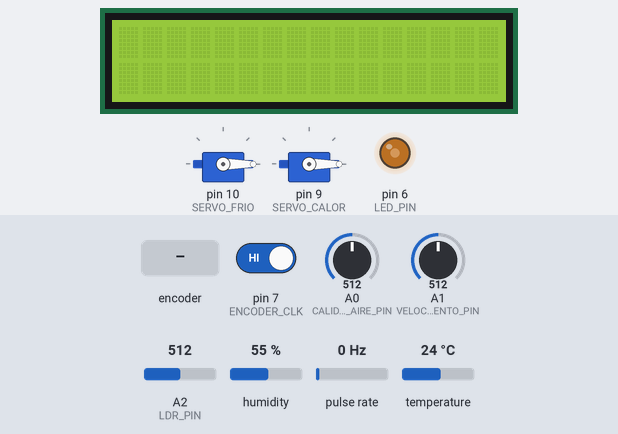
A sketch run on a simulated Arduino Uno, built with avr-gcc and run on an emulated ATmega328P. On the bench: 16×2 character LCD, 2 × servo, output pins drawn as LEDs (lit = HIGH). Wiring (inferred from the names in the program): pulse sensor: data pin 3. The test bench sets the inputs (shaded band); at power-on: A0 (CALIDAD_AIRE_PIN) = 512, A2 (LDR_PIN) = 512, pin 7 (ENCODER_CLK) HIGH, A1 (VELOCIDAD_VIENTO_PIN) = 512, humidity 55 %, pulse rate 0 Hz, temperature 24 °C.

Above: at 1.3 s.
1.4 s: A0 (CALIDAD_AIRE_PIN) set to 352
4.7 s: A0 (CALIDAD_AIRE_PIN) set to 325
At 7.8 s:
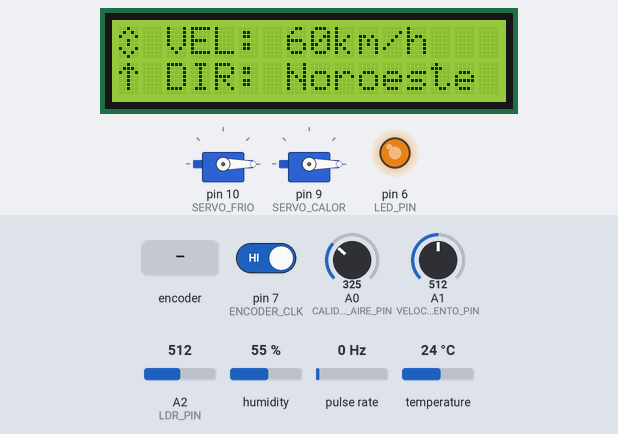
8.0 s: A2 (LDR_PIN) set to 30
At 10.7 s:
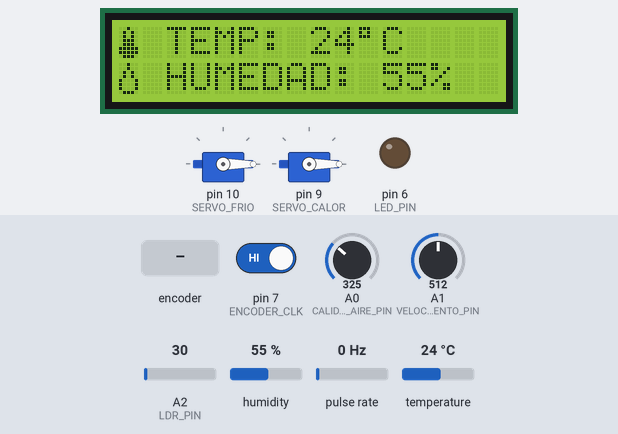
10.8 s: A2 (LDR_PIN) set to 306
At 13.3 s:
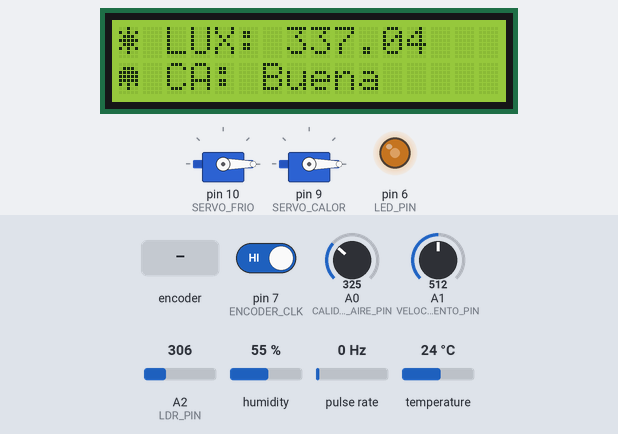
13.6 s: rotary encoder on pin 7 (ENCODER_CLK) / pin 3 (ENCODER_DT) turned 1 step (first pin leading)
At 15.6 s:
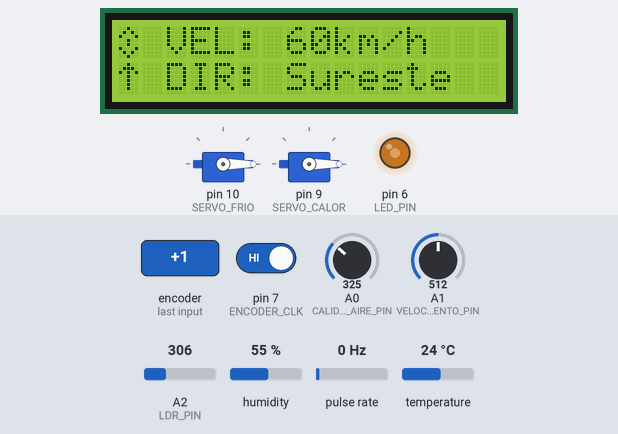
Timing chart, 0 to 17.1 s (numbered marks = the images above; inputs shaded):
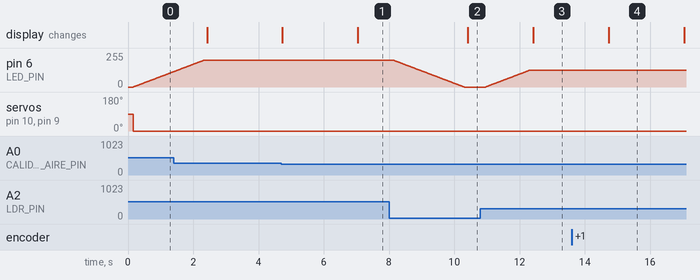

The sketch:

sketch.ino
```cpp
#include <Arduino.h>

//Actividad 3: Sistema de control y actuación en función del clima
/* Se completan las actividades 1 y 2 añadiendo técnicas de comunicaciones */
// Equipos e Instrumentación electrónica
//Autores: José Luis Darias Perdomo & Carlos Barrera Utrera

#include <SimpleDHT.h> // Libreria del Sensor Humedad y Temperatura | DHT22
#include <LCD.cpp> // Libreia propia para la pantalla LCD I2C
#include <Servo.h> // Libreria para el control de servos
#include <IRremote.hpp>

#define DHTPIN 2 // Pin digital 2 como entrada DHT22
#define LCD_COLUMNS 16 // Cantidad de columnas del LCD I2C
#define LCD_LINES   2 // Cantidad de filas del LCD I2C
#define ENCODER_CLK 7 // Pin digital 7 como entrada CLK del encoder
#define ENCODER_DT  3 // Pin digital 3 como entrada DT del encoder

#define SERVO_CALOR  9 // Definimos pin para el control del servo caliente
#define SERVO_FRIO  10  // Definimos pin para el control del servo frio
#define LED_PIN     6
#define IRPIN       4
#define SUPPRESS_ERROR_MESSAGE_FOR_BEGIN

struct SensorData sensorData_t;

int CALIDAD_AIRE_PIN = A0; // Pin A0 como entrada potenciometro CALIDAD_AIRE
int VELOCIDAD_VIENTO_PIN = A1; // Pin A1 como entrada potenciómetro VEL_VIENTO
int LDR_PIN = A2; // Pin A2 como entrada LDR
int MAX_WIND_SPEED  = 120; // Velocidad máxima del viento en km/h

double defaultPotentiometerValue = 1023.0; //Valor máximo por defecto del potenciómetro
bool lcdOverride = false;

SimpleDHT22 dht22(DHTPIN); // Se crea objeto dht22 y le asigna como parámetro DHTPIN = pin digital donde está conectado el sensor.
LCD lcd(LCD_COLUMNS, LCD_LINES, &lcdOverride, &sensorData_t); // Se crea el objeto lcd y se le asignan como parámetros IC2_ADDR, LCD_COLUMNS, LCD_LINES
//IrReceiver;
// Definimos el valor medio de la veleta (SUR)
int anterior = 10;
volatile int pos = 10;
int maxpos = 19;

// Definimos la dirección de la veleta
String roseta[20] = {"Norte","Noreste", "Noreste", "Noreste","Noreste","Este", "Sureste","Sureste", "Sureste","Sureste","Sur", "Suroeste","Suroeste","Suroeste","Suroeste", "Oeste",  "Noroeste","Noroeste","Noroeste", "Noroeste" };

Servo servoFrio, servoCalor; // Creamos variables para manejar servos
bool counterState = false;
int tempThreshold = 3;
int maxServoLimit = 180; // Limite máximo en pasos de los servos
uint8_t normalStateTempControl[2] = {25, 80}; // Temperatura normal de control del servo frio (25ºC) y humedad(80%)

void translateIR();
String setCalidadAire(int value);
void setLuxValue(float value);
//Callback de interrupciones del encoder
void OnEncoderChange() {
  static unsigned long ultimaInter= 0;
  unsigned long tiempoInterrup = millis();

  if(tiempoInterrup - ultimaInter > 2) {
    pos = digitalRead(ENCODER_CLK) == HIGH ? pos+1 : pos-1;

    if(pos > maxpos) {
      pos = 0;
    } else if (pos < 0) {
      pos = maxpos;
    }

    pos = min(maxpos, max(0, pos));
    ultimaInter = tiempoInterrup;
  }
}

void setup() {
  Serial.begin(115200); //Se inicia la comunicación serie a una velocidad de 115200 baudios (bits por segundo)

  lcd.init(); //Se inicia la pantalla LC I2C

  //Configuramos los pines como entrada para las lecturas del sensor LDR y encoder.
  pinMode(LDR_PIN, INPUT);
  pinMode(ENCODER_CLK, INPUT);
  pinMode(ENCODER_DT, INPUT);

  //Configuramos los pines PWM para controlar la intensidad del led.
  pinMode(LED_PIN, OUTPUT);

  IrReceiver.setReceivePin(IRPIN);
  IrReceiver.enableIRIn();

  //Configuramos los pines de los servos
  servoFrio.attach(SERVO_FRIO); // Pin 10 como salida servo (válvula frio)
  servoCalor.attach(SERVO_CALOR); // Pin 9 como salida servo (válvula calor)

  //Iniciamos callback de interrupciones del encoder
  attachInterrupt(digitalPinToInterrupt(ENCODER_DT), OnEncoderChange, LOW);
}

void controlServoState() { // Se controla el estado del servo frio y calor
  int tempActual = (int) sensorData_t.temperature.value;

  bool tempIndicator = tempActual > normalStateTempControl[0] ? true : false;

  if(tempIndicator) {
    long servoFrioAngulo = map(tempActual, normalStateTempControl[0]+tempThreshold, 50, 0, 180);
    servoFrio.write(servoFrioAngulo);
    servoCalor.write(0); // Cerrar servo calor mientras actua el frío
  } else {
    long servoCalorAngulo = map(tempActual, normalStateTempControl[0]-tempThreshold, 0, 0, 180);
    servoCalor.write(servoCalorAngulo);
    servoFrio.write(0); // Cerrar el servo frio mientras actua el calor
  }
}

int ledValueState = 0;
void aumentarIntensidadLed(int max) { // Se aumenta el valor del led
  for(int bright = ledValueState; bright <= max; bright++) {
    analogWrite(LED_PIN, bright); // Se enciende el led

    delay(10);
  }

  ledValueState = max;
}

void disminuirIntensidadLed(int min) { // Se disminuye el valor del led
  for(int bright = ledValueState; bright >= min; bright--) {
    analogWrite(LED_PIN, bright); // Se apaga el led
    delay(10);
  }

  ledValueState = min;
}

void controlLedState() {
  float state = sensorData_t.lux.value;

  if(state > 1400){
    disminuirIntensidadLed(0);
  }

  if(state > 1000 && state < 1400)
  {
    disminuirIntensidadLed(55);
  }

  if(state > 400 && state < 1000)
  {
    disminuirIntensidadLed(83);
  }

  if(state > 100 && state < 400)
  {
    aumentarIntensidadLed(127);
  }

  if(state > 10 && state < 100)
  {
    aumentarIntensidadLed(200);
  }

  if(state < 10)
  {
    aumentarIntensidadLed(255);
  }
}


void loop() {
  if (IrReceiver.decode()) {
    translateIR();
    IrReceiver.resume();  // Receive the next value
  }

  if(lcdOverride) {
    delay(100);
    return;
  }

  //"================ HUMEDAD & TEMPERATURA =================>>";
  int err = SimpleDHTErrSuccess; // Se inicializa la variable la variable err ¨sin error¨
  if((err = dht22.read2(&sensorData_t.temperature.value, &sensorData_t.humidity.value, NULL)) != SimpleDHTErrSuccess) {
    lcd.SetError(err);
    return;
  }

  controlServoState(); // Se controla el estado del servo frio y calor

  //"================ LUMINOSIDAD  & CALIDAD DE AIRE =================>>"
  const float GAMMA = 0.7; // coeficiente que determina pendiente curva logarítmica.
  const float RL10 = 50; // resistencia del LDR a 10 lux (por defecto, 50 kΩ)
  int ldrValue = analogRead(LDR_PIN); // Lee LDR_PIN y devuelve un valor de 0 a 1023 (resolución de 10 bits) correspondiente a una tensión entre 0 y 5 V
  float voltage = ldrValue / 1024.0 * 5.0; // Convierte val analógico leído a voltaje 0-5V
  float resistance = 2000 * voltage / (1 - voltage / 5.0); // Calcula la resistencia del LDR utilizando la fórmula del divisor de tensión
  setLuxValue(pow(RL10 * 1e3 * pow(10, GAMMA) / resistance, (1 / GAMMA))); // Calcula la iluminación en lux utilizando la relación logarítmica entre resistencia e iluminación


  int calidadAire = analogRead(CALIDAD_AIRE_PIN); // Lee CALIDAD_AIRE_PIN y devuelve un valor de 0 a 1023
  sensorData_t.airQuality = setCalidadAire(calidadAire);

  //"================ VELOCIDAD  & DIRECCION DE VIENTO =================>>";
  //Proceso de velocidad del viento
  int readViento = analogRead(VELOCIDAD_VIENTO_PIN); // Lee VELOCIDAD_VIENTO_PIN y devuelve un valor de 0 a 1023
  int offset = (float(readViento) / defaultPotentiometerValue)  * 100; // Convertir a %
  int kmh = (offset * MAX_WIND_SPEED) / 100;  // Convertir a km/h

  sensorData_t.kmh.value = kmh;
  sensorData_t.rosetaPosition = roseta[pos];

  if(pos != anterior) {
    anterior = pos; // Se actualiza la variable anterior si pos cambia
  }

  lcd.initDisplayValues();

  delay(500);
}

void setLuxValue(float value) {
  sensorData_t.lux.value = value;
  controlLedState();
}

String setCalidadAire(int value) {
  //Proceso de calidad del aire
  String ca; // declaración variable ca tipo string
  if (value >= 0 && value <= 341) {
    ca = "Buena";
  } else if (value > 341 && value <= 682) {
    ca = "Normal";
  } else {
    ca = "Mala";
  }

  return ca;
}

void translateIR()
{
  switch (IrReceiver.decodedIRData.command) {
    case 226: // MENU
      lcdOverride = !lcdOverride;
      lcd.showMenu();
      break;
    case 2: // PLUS KEY
      lcd.incrementSensorValue();
      break;
    case 152: // MINUS KEY
      lcd.decrementSensorValue();
      break;
    case 194: // BACK
      if(lcdOverride) {
        lcdOverride = false;
      }
      break;
    case 48: //NUM KEY 1
      lcd.showDataMenu(&sensorData_t.temperature, "TEMPERATURA", 1, &controlServoState);
      break;
    case 24: //NUM KEY 2
      lcd.showDataMenu(&sensorData_t.lux, "ILUMINACION", 100, &controlLedState);
      break;
  }
}
```

LCD.cpp
```cpp
#include <Arduino.h>
#include <SimpleDHT.h>
#include <LiquidCrystal_I2C.h>
#include <LCD_characters.h>

#define I2C_ADDR    0x27

class LCD {
    public:
        unsigned long displayTimeSpeed = 2000; // Tiempo de refresco de la pantalla LCD en milisegundos
        LCD(uint8_t columnas, uint8_t filas, bool *isOverride, struct SensorData *sensorData_t) :
            lcd(I2C_ADDR, columnas, filas),
            _isOverride(isOverride),
            _sensorData_t(sensorData_t){}

        ~LCD(){};

        void init()
        {
            lcd.init(); //Se inicia la pantalla LC I2C
            lcd.backlight();

            addSpecialCharacters();
        }

        void addSpecialCharacters() {
            lcd.createChar(0, (uint8_t*) termometro);
            lcd.createChar(1, (uint8_t*) gota);
            lcd.createChar(2, (uint8_t*) sol);
            lcd.createChar(3, (uint8_t*) calidadAire);
            lcd.createChar(4, (uint8_t*) viento);
            lcd.createChar(5, (uint8_t*) veleta);
            lcd.createChar(6, (uint8_t*) fullChar);
        }

        void showDataMenu(SensorDataValues *sensor, String displayText, int incrementValue, void (*cb)()) {
            if(!*_isOverride) return;

            _menuTextDisplay = displayText;
            _curSensorDataOnLCD = sensor;
            _incrementValue = incrementValue;
            _sensorCB = cb;

            showMenuSensorDataValue();
        }

        void incrementSensorValue()
        {
            if(!*_isOverride) return;

            _curSensorDataOnLCD->value += _incrementValue;
            if(_curSensorDataOnLCD->value > _curSensorDataOnLCD->max)
            {
                _curSensorDataOnLCD->value -= _incrementValue;
                return;
            }

            showMenuSensorDataValue();
            _sensorCB();
        }

        void decrementSensorValue()
        {
            if(!*_isOverride) return;

            _curSensorDataOnLCD->value -= _incrementValue;
            if(_curSensorDataOnLCD->value < _curSensorDataOnLCD->min)
            {
                _curSensorDataOnLCD->value += _incrementValue;
                return;
            }

            showMenuSensorDataValue();
            _sensorCB();
        }

        LiquidCrystal_I2C* getLCD()
        {
            return &lcd;
        }

        void SetError(int err) {
            err = err;
        }

        void setTimeSpeed(int timeSpeed) {
            displayTimeSpeed = timeSpeed;
        }

        void showMenu() {
            if(!*_isOverride) return;

            lcd.clear();
            lcd.setCursor(0, 0);
            lcd.println("***** MENU *****");
            lcd.setCursor(0, 1);
            lcd.println("1.Temp <> 2.Ilum");
        }

        void initDisplayValues() {

            if(*_isOverride) return;

            unsigned long currentTime = millis();

            if(err != SimpleDHTErrSuccess) {
                lcd.clear();
                lcd.println("Error DHT22 ="); // Muestra el mensaje de error
                lcd.println(SimpleDHTErrCode(err)); // Muestra el código de error
                lcd.print(",");
                lcd.println(SimpleDHTErrDuration(err)); // Muestra la duración del intento de lectura
                return;
            }

            if(currentTime - task_time > displayTimeSpeed){
                if(count >= 3){
                    count = 0;
                }

                switch (count)
                {
                    case 0:
                        displayTempAndHumValues();
                        break;
                    case 1:
                        displayLDRValues();
                        break;
                    case 2:
                        displayWindSpeedValues();
                        break;
                }

                count++;
                task_time = currentTime;
            }
        }

    private:
        LiquidCrystal_I2C lcd; // Instancia de la clase LiquidCrystal_I2C
        int err;
        unsigned long task_time = millis();
        uint8_t count = 0;
        bool *_isOverride;
        SensorData *_sensorData_t;
        SensorDataValues *_curSensorDataOnLCD;
        void (*_sensorCB)();
        int _incrementValue;
        String _menuTextDisplay;

        void showMenuSensorDataValue()
        {
            lcd.clear();
            lcd.setCursor(2, 0);
            lcd.print(_menuTextDisplay);
            lcd.setCursor(0, 0);
            if(_menuTextDisplay.compareTo("TEMPERATURA") == 0)
            {
                lcd.write(byte(0));
                lcd.setCursor(6, 1);
                lcd.print((int)_curSensorDataOnLCD->value);
                lcd.print((char)223);
                lcd.print("C");

            } else {
                lcd.write(byte(2));
                lcd.setCursor(6, 1);
                lcd.print((int)_curSensorDataOnLCD->value);
            }
        }

        void displayTempAndHumValues() { // Función que muestra los valores de temperatura y humedad
            lcd.clear();
            lcd.setCursor(0, 0);
            lcd.write(byte(0)); // Muestra carácter (termómetro) que está en posición mem (0)
            lcd.setCursor(2, 0); // Posicionamos el cursor en la pantalla LCD (columna:2 | fila:0)
            lcd.print("TEMP: "); // Mostramos el texto TEMP:
            lcd.print((int)_sensorData_t->temperature.value); // Convierte la variable tipo byte a int y la muestra
            lcd.print((char)223); // Muestra el símbolo º
            lcd.println("C      "); // Muestra el carácter C

            lcd.setCursor(0, 1);  // Posicionamos cursor en la segunda fila
            lcd.write(byte(1)); // Muestra carácter (gota) que está en posición mem (1)
            lcd.setCursor(2, 1); // Posicionamos el cursor en la pantalla LCD (columna:2 | fila:1)
            lcd.print("HUMEDAD: "); // Mostramos el texto HUMEDAD:
            lcd.print((int)_sensorData_t->humidity.value); // Convierte la variable tipo byte a int y la muestra
            lcd.print((char)37); // Muestra el símbolo %
        }

        void displayLDRValues() { // Función que muestra los valores de luminosidad y calidad de aire
            lcd.clear();
            lcd.setCursor(0, 0);
            lcd.write(byte(2)); // Muestra carácter (sol) que está en posición mem (2)
            lcd.setCursor(2, 0);
            lcd.print("LUX: ");
            lcd.print(_sensorData_t->lux.value);

            lcd.setCursor(0, 1);
            lcd.write(byte(3)); // Muestra carácter (calidadAire) que está en posición mem (3)
            lcd.setCursor(2, 1);
            lcd.print("CA: ");
            lcd.print(_sensorData_t->airQuality);
        }

        void displayWindSpeedValues() { // Función que muestra los valores de velocidad del viento y dirección
            lcd.clear();
            lcd.setCursor(0, 0);
            lcd.write(byte(4));// Muestra carácter (viento) que está en posición mem (4)
            lcd.setCursor(2, 0);
            lcd.print("VEL: ");
            lcd.print((int)_sensorData_t->kmh.value);
            lcd.print("km/h");

            lcd.setCursor(0, 1);
            lcd.write(byte(5)); // Muestra carácter (veleta) que está en posición mem (5)
            lcd.setCursor(2, 1);
            lcd.print("DIR: ");
            lcd.print(_sensorData_t->rosetaPosition);
        }
};
```

LCD_characters.h
```cpp
#include <Arduino.h>

struct SensorDataValues {
  const float min;
  const float max;
  float value;
};

struct SensorData {
  struct SensorDataValues temperature{-40.0, 80.0, 0.0};
  struct SensorDataValues humidity{0.0, 100.0, 0.0};
  struct SensorDataValues lux{0.0, 100000.0, 0.0 };
  struct SensorDataValues kmh{0.0, 120.0, 0.0,};
  String airQuality;
  String rosetaPosition;
};

const byte fullChar[] = {
  B11111,
  B11111,
  B11111,
  B11111,
  B11111,
  B11111,
  B11111,
  B11111
};

const byte termometro[8] = {
  0b00100,
  0b01010,
  0b01010,
  0b01110,
  0b01110,
  0b11111,
  0b11111,
  0b01110
};

const byte gota[8] = {
  0b00100,
  0b00100,
  0b01010,
  0b01010,
  0b10001,
  0b10001,
  0b10001,
  0b01110
};

const byte sol[8] = {
  0b00100,
  0b10101,
  0b01110,
  0b11111,
  0b01110,
  0b10101,
  0b00100,
  0b00000
};

const byte calidadAire[8] = {
  0b00000,
  0b01110,
  0b11111,
  0b11111,
  0b11111,
  0b10101,
  0b00100,
  0b00000
};

const byte viento[8] = {
  0b00100,
  0b01010,
  0b10001,
  0b00100,
  0b00100,
  0b10001,
  0b01010,
  0b00100
};

const byte veleta[8] = {
  0b00100,
  0b01110,
  0b10101,
  0b00100,
  0b00100,
  0b00100,
  0b00100,
  0b00000
};
```

Measured:
- the behaviour switches between 342 and 341 on A0 (CALIDAD_AIRE_PIN) (found by bisection; images 0 and 1)
- after the input at 4.7 s, the display: first differs from a run without the input after 2.3 s (image 1)
- after the input at 8.0 s, pin 6 (LED_PIN): moves from 200/255 to 0/255 over 2.1 s, starting after 0.15 s
- after the input at 10.8 s, pin 6 (LED_PIN): moves from 0/255 to 127/255 over 1.4 s, starting after 0.16 s; the display: changes after 1.6 s (image 3)
- after the input at 13.6 s, the display: changes after 1.1 s (image 4)
